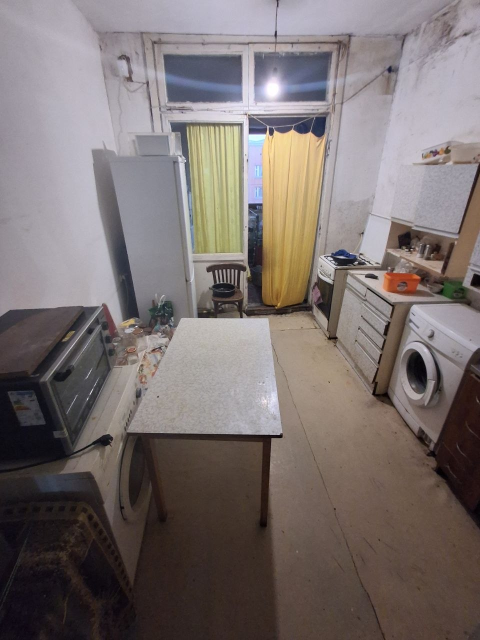
#> input picture photo_2026-09-12_11-37-57.jpg, 960 x 1280 px (shown at 1/2 size)
$ python strip_listam_watermark.py ../../photo_2026-09-12_11-37-57.jpg ../../dino_detection.png
#> lines starting #> are read from the running program, lines starting #| are printed output that depends on the picture
#> in main, image is the input picture: PIL image 960x1280 RGB; mean R, G, B 122.3, 112.9, 111.2
#!/usr/bin/env python3
"""Remove the list.am corner logo from a listing photo."""

from __future__ import annotations

import sys
from pathlib import Path

from PIL import Image, ImageFilter


def _cover_box(image: Image.Image, box: tuple[int, int, int, int]) -> None:
    x0, y0, x1, y1 = box
    width = max(1, x1 - x0)
    height = max(1, y1 - y0)
    src_x0 = max(0, x0 - width - 8)
    src_x1 = max(src_x0 + 1, x0 - 4)
    patch = image.crop((src_x0, y0, src_x1, y1)).transpose(Image.FLIP_LEFT_RIGHT)
    patch = patch.resize((width, height), Image.Resampling.BILINEAR)
    patch = patch.filter(ImageFilter.GaussianBlur(radius=1.2))
    image.paste(patch, (x0, y0))


def strip_watermark(image: Image.Image) -> Image.Image:
    rgb = image.convert("RGB")
    width, height = rgb.size
#> width = 960; height = 1280
    pixels = rgb.load()

    x0 = int(width * 0.74)
#> x0 = 710
    y1 = int(height * 0.16)
#> y1 = 204
    hits = 0
    for y in range(0, y1):
        for x in range(x0, width):
            red, green, blue = pixels[x, y]
            if red > 205 and green > 205 and blue > 205:
                hits += 1
#> after the loop, hits = 0

    area = max(1, (width - x0) * y1)
#> area = 51000
    if hits / area > 0.012:
        _cover_box(rgb, (x0, 0, width, y1))
    else:
        _cover_box(rgb, (int(width * 0.82), int(height * 0.015), int(width * 0.995), int(height * 0.12)))
#> in _cover_box, `patch = image.crop((src_x0, y0, src_x1, y1)).transpose(Image.FLIP_LEFT..`:
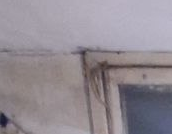
#> patch: PIL image 172x134 RGB; mean R, G, B 146.6, 139.2, 146.7

    return rgb


def main() -> int:
    if len(sys.argv) < 3:
        print("usage: strip_listam_watermark.py input output", file=sys.stderr)
        return 2

    source = Path(sys.argv[1])
    target = Path(sys.argv[2])
    image = Image.open(source)
    cleaned = strip_watermark(image)
    target.parent.mkdir(parents=True, exist_ok=True)
    cleaned.save(target, format="JPEG", quality=92, optimize=True)
    return 0


if __name__ == "__main__":
    raise SystemExit(main())
#> (the program exits here)
